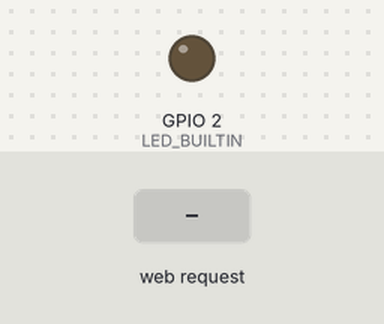
A sketch run on a simulated ESP8266 (NodeMCU). Shown: output pins drawn as LEDs (lit = HIGH, except the on-board LED, lit = LOW). Inputs (shaded band) come from the test bench. WiFi joins after 1.5 s; servers stay silent unless stated; storage starts empty; what the sketch prints to the serial monitor is not drawn.

Above: at 2.7 s.
2.8 s: HTTP request GET /on received
At 3.9 s:
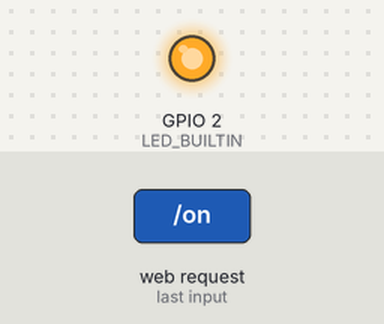
4.3 s: HTTP request GET /off received
At 5.0 s:
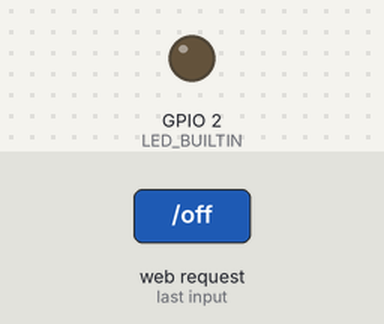
Timing chart, 0 to 7.3 s (numbered marks = the images above; inputs shaded):
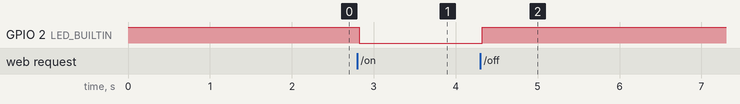

The sketch:

Advanced_LittleFS_ESP8266.ino
```cpp
/* ESP8266 Advanced LittleFS
 *
 * Virgool.io/@farhad3113
 * github.com/farhad3113
 *
 */
#include <FS.h>
#include <LittleFS.h>
#include <Arduino.h>
#include <ESP8266WiFi.h>
#include <ESPAsyncTCP.h>
#include <ESPAsyncWebServer.h>

AsyncWebServer server(80);

const char* ssid = "YOUR SSID";
const char* password = "YOUR PASSWORD";

void handleNotFound(AsyncWebServerRequest *request) {
    String message = "File Not Found\n\n";
    message += "URI: ";
    message += request->url();
    request->send(404, "text/plain", message);
}
void led_on(AsyncWebServerRequest *request){
    if(!request->authenticate("user", "pass")){
        request->redirect("/login");
    } else {
        digitalWrite(LED_BUILTIN, LOW);
        request->redirect("/");
    }
}
void led_off(AsyncWebServerRequest *request){
    if(!request->authenticate("user", "pass")){
        request->redirect("/login");
    } else {
        digitalWrite(LED_BUILTIN, HIGH);
        request->redirect("/");
    }
}

void setup() {
    pinMode(LED_BUILTIN, OUTPUT);
    digitalWrite(LED_BUILTIN, HIGH);

    Serial.begin(115200);
    Serial.println("");
    WiFi.mode(WIFI_STA);
    WiFi.begin(ssid, password);
    while (WiFi.status() != WL_CONNECTED) {
      delay(500);
      Serial.print(".");
    }

    Serial.print("\nIP Address: ");
    Serial.println(WiFi.localIP());

    if (!LittleFS.begin()) {
      Serial.println("LittleFS mount failed");
      return;
    }

    server.on("/login", HTTP_GET, [](AsyncWebServerRequest *request){
      if(!request->authenticate("user", "pass"))
          return request->requestAuthentication();
      request->redirect("/");
    });

    server.on("/", HTTP_GET, [](AsyncWebServerRequest *request){
        if(!request->authenticate("user", "pass"))
            request->redirect("/login");
        request->send(LittleFS, "index.html", "text/html");
    });

    server.on("/img", HTTP_GET, [](AsyncWebServerRequest *request){
        request->send(LittleFS, "img.png", "image/png", true);
    });
    server.on("/on", HTTP_GET, led_on);
    server.on("/off", HTTP_GET, led_off);
    server.onNotFound(handleNotFound);

    server.begin();
}

void loop() {}
```

Measured:
- after the input at 2.8 s, GPIO 2 (LED_BUILTIN): HIGH → LOW at once
- after the input at 4.3 s, GPIO 2 (LED_BUILTIN): LOW → HIGH at once
